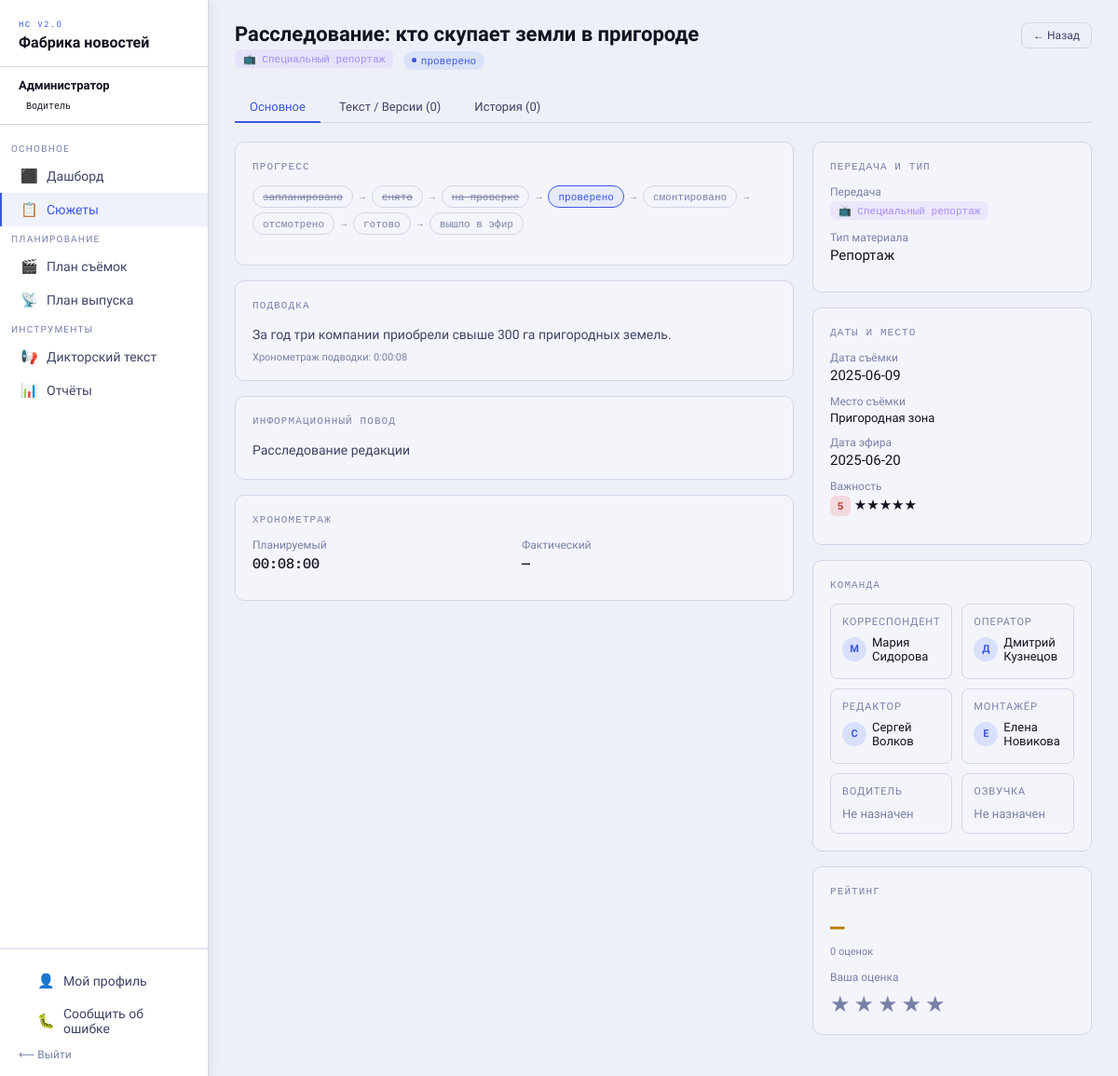
Screenshot of /stories/6 (signed in) with the database file from the repository.
### tables this page shows
CREATE TABLE IF NOT EXISTS users (
  id INT UNSIGNED NOT NULL AUTO_INCREMENT PRIMARY KEY,
  login VARCHAR(60) NOT NULL UNIQUE, password VARCHAR(255) NOT NULL,
  name VARCHAR(120) NOT NULL, role_id TINYINT UNSIGNED NOT NULL,
  is_active TINYINT(1) NOT NULL DEFAULT 1,
  must_change_password TINYINT(1) NOT NULL DEFAULT 0,
  phone VARCHAR(30), position_title VARCHAR(100),
  read_speed DECIMAL(4,2) NOT NULL DEFAULT 0.40,
  created_at DATETIME NOT NULL DEFAULT CURRENT_TIMESTAMP,
  CONSTRAINT fk_users_role FOREIGN KEY (role_id) REFERENCES roles(id)
);

CREATE TABLE IF NOT EXISTS roles (
  id TINYINT UNSIGNED NOT NULL AUTO_INCREMENT PRIMARY KEY,
  slug VARCHAR(30) NOT NULL UNIQUE, label VARCHAR(60) NOT NULL
);

CREATE TABLE IF NOT EXISTS stories (
  id INT UNSIGNED NOT NULL AUTO_INCREMENT PRIMARY KEY,
  title VARCHAR(255) NOT NULL, description TEXT,
  show_id INT UNSIGNED, material_type_id INT UNSIGNED,
  status ENUM('запланировано','снято','на проверке','проверено','смонтировано','отсмотрено','готово','вышло в эфир','отменено') NOT NULL DEFAULT 'запланировано',
  shoot_date DATE, shoot_location VARCHAR(255), info_reason TEXT, air_date DATE,
  importance TINYINT(1) NOT NULL DEFAULT 3,
  duration VARCHAR(10), estimated_duration VARCHAR(10),
  reporter_id INT UNSIGNED, operator_id INT UNSIGNED, editor_id INT UNSIGNED,
  montager_id INT UNSIGNED, driver_id INT UNSIGNED, voiceover_id INT UNSIGNED,
  created_by INT UNSIGNED,
  created_at DATETIME NOT NULL DEFAULT CURRENT_TIMESTAMP,
  updated_at DATETIME NOT NULL DEFAULT CURRENT_TIMESTAMP ON UPDATE CURRENT_TIMESTAMP,
  CONSTRAINT fk_st_show      FOREIGN KEY (show_id)         REFERENCES shows(id) ON DELETE SET NULL,
  CONSTRAINT fk_st_mattype   FOREIGN KEY (material_type_id) REFERENCES material_types(id) ON DELETE SET NULL,
  CONSTRAINT fk_st_reporter  FOREIGN KEY (reporter_id)  REFERENCES users(id) ON DELETE SET NULL,
  CONSTRAINT fk_st_operator  FOREIGN KEY (operator_id)  REFERENCES users(id) ON DELETE SET NULL,
  CONSTRAINT fk_st_editor    FOREIGN KEY (editor_id)    REFERENCES users(id) ON DELETE SET NULL,
  CONSTRAINT fk_st_montager  FOREIGN KEY (montager_id)  REFERENCES users(id) ON DELETE SET NULL,
  CONSTRAINT fk_st_driver    FOREIGN KEY (driver_id)    REFERENCES users(id) ON DELETE SET NULL,
  CONSTRAINT fk_st_voiceover FOREIGN KEY (voiceover_id) REFERENCES users(id) ON DELETE SET NULL,
  CONSTRAINT fk_st_created   FOREIGN KEY (created_by)   REFERENCES users(id) ON DELETE SET NULL,
  INDEX idx_st_status(status), INDEX idx_st_show(show_id),
  INDEX idx_st_shoot(shoot_date), INDEX idx_st_air(air_date)
);

CREATE TABLE IF NOT EXISTS shows (
  id INT UNSIGNED NOT NULL AUTO_INCREMENT PRIMARY KEY,
  name VARCHAR(120) NOT NULL, description TEXT,
  color VARCHAR(20) NOT NULL DEFAULT 'accent', air_time VARCHAR(10),
  created_by INT UNSIGNED, created_at DATETIME NOT NULL DEFAULT CURRENT_TIMESTAMP,
  CONSTRAINT fk_shows_user FOREIGN KEY (created_by) REFERENCES users(id) ON DELETE SET NULL
);

CREATE TABLE IF NOT EXISTS material_types (
  id INT UNSIGNED NOT NULL AUTO_INCREMENT PRIMARY KEY,
  name VARCHAR(80) NOT NULL, slug VARCHAR(40) NOT NULL UNIQUE
);

### views/stories/show.php (the view, shortened to what the rows shown need)
<?php
$SC=['запланировано'=>'s-planned','снято'=>'s-shot','на проверке'=>'s-review','проверено'=>'s-checked','смонтировано'=>'s-edited','отсмотрено'=>'s-viewed','готово'=>'s-ready','вышло в эфир'=>'s-aired','отменено'=>'s-cancelled'];
$COLS=['accent'=>'#6c8bff','purple'=>'#a78bfa','green'=>'#3ecf8e','amber'=>'#f7b731','red'=>'#f06b6b','teal'=>'#2dd4bf'];
$canAs=Auth::hasRole(['coordinator','editor','admin']);
$flow=array_values(array_filter(StoryModel::STATUSES,fn($s)=>$s!=='отменено'));
$curIdx=array_search($story['status'],array_values($flow));
$myR=0;foreach($story['ratings'] as $r){if($r['user_id']==$user['id']){$myR=(int)$r['rating'];break;}}
function chrF($t){$v=preg_match_all('/[аеёиоуыэюяaeiou]/iu',$t);$s=(int)round($v*0.4);return sprintf('%d:%02d:%02d',floor($s/3600),floor(($s%3600)/60),$s%60);}
function shB($s,$C){if(!$s['show_id'])return'<span class="text-dim">Не указана</span>';$c=$C[$s['show_color']??'accent']??'#a78bfa';return"<span class='show-badge' style='background:{$c}22;color:{$c}'>📺 ".Input::e($s['show_name']).'</span>';}
function tmR($story,$users,$key,$label,$canAs,$teamMembers=[]){
    $primaryId  = $story[$key.'_id'] ?? null;
    $primaryName= $story[$key.'_name'] ?? null;
    $allMembers = $teamMembers[$key] ?? [];
    $shown = [];
    if($primaryId){
        $shown[$primaryId] = ['id'=>$primaryId,'name'=>$primaryName??''];
    }
    $roleMap=['reporter'=>['reporter'],'operator'=>['operator'],'editor'=>['editor','coordinator'],
              'montager'=>['montager'],'driver'=>['driver'],'voiceover'=>['reporter','coordinator']];
    $selHtml='';
    $avatarsHtml='';
    if(empty($shown)){
        $avatarsHtml='<span style="font-size:13px;color:var(--text3)">Не назначен</span>';
    } else {
        foreach($shown as $m){
            $ini=mb_strtoupper(mb_substr($m['name'],0,1,'UTF-8'),'UTF-8');
            $avatarsHtml.='<div style="display:flex;align-items:center;gap:6px;margin-bottom:4px">'
                .'<div style="width:26px;height:26px;border-radius:50%;background:rgba(108,139,255,.2);'
                .'color:var(--accent);display:flex;align-items:center;justify-content:center;'
                .'font-size:11px;font-weight:700;flex-shrink:0">'.$ini.'</div>'
                .'<span style="font-size:13px;font-weight:500">'.Input::e($m['name']).'</span>'
                .'</div>';
        }
    }
    return '<div style="background:var(--bg3);border:1px solid var(--border);border-radius:8px;padding:12px">'
        .'<div style="font-size:11px;color:var(--text3);text-transform:uppercase;letter-spacing:.08em;margin-bottom:8px">'.$label.'</div>'
        .$avatarsHtml
        .$selHtml
        .'</div>';
}
?>
<div class="page-header">
  <div>
    <div class="page-title"><?=Input::e($story['title'])?></div>
    <div class="page-subtitle"><?=shB($story,$COLS)?> &nbsp; <span class="status-badge <?=$SC[$story['status']]??''?>"><?=Input::e($story['status'])?></span></div>
  </div>
  <div style="display:flex;gap:8px;flex-wrap:wrap">
    <a href="/stories" class="btn btn-ghost btn-sm">← Назад</a>
  </div>
</div>
<div class="page-body">
<div data-tabs>
<div class="tabs" id="detail-tabs">
  <button class="tab-btn active">Основное</button>
  <button class="tab-btn">Текст / Версии (<?=count($story['versions'])?>)</button>
  <button class="tab-btn">История (<?=count($story['logs'])?>)</button>
</div>
<div class="tab-pane active">
<div class="detail-grid">
<div>
  <div class="detail-card">
    <div class="detail-card-title">Прогресс</div>
    <div class="status-flow"><?php $i=0;foreach($flow as $st): ?><span class="status-step <?=$i<$curIdx?'done':($i==$curIdx?'current':'')  ?>"><?=Input::e($st)?></span><?php if($i<count($flow)-1): ?><span class="status-arrow">→</span><?php endif;$i++; endforeach; ?></div>
  </div>
  <div class="detail-card">
    <div class="detail-card-title">Подводка</div>
    <div style="font-size:14px;color:var(--text2);line-height:1.7"><?=$story['description']?nl2br(Input::e($story['description'])):'<i class="text-dim">Нет подводки</i>'?></div>
    <?php if($story['description']): ?><div style="font-size:11px;color:var(--text3);margin-top:6px">Хронометраж подводки: <?=chrF($story['description'])?></div><?php endif; ?>
  </div>
  <?php if($story['info_reason']): ?>
  <div class="detail-card">
    <div class="detail-card-title">Информационный повод</div>
    <div style="font-size:14px;color:var(--text2);line-height:1.7"><?=nl2br(Input::e($story['info_reason']))?></div>
  </div>
  <?php endif; ?>
  <div class="detail-card">
    <div class="detail-card-title">Хронометраж</div>
    <div style="display:grid;grid-template-columns:1fr 1fr;gap:16px">
      <div class="detail-field"><div class="detail-label">Планируемый</div><div class="detail-value mono"><?=Input::e($story['estimated_duration']??'—')?></div></div>
      <div class="detail-field"><div class="detail-label">Фактический</div><div class="detail-value mono"><?=Input::e($story['duration']??'—')?></div></div>
    </div>
  </div>
</div>
<div>
  <div class="detail-card">
    <div class="detail-card-title">Передача и тип</div>
    <div class="detail-field"><div class="detail-label">Передача</div><?=shB($story,$COLS)?></div>
    <div class="detail-field"><div class="detail-label">Тип материала</div><div class="detail-value"><?=Input::e($story['material_type_name']??'—')?></div></div>
  </div>
  <div class="detail-card">
    <div class="detail-card-title">Даты и место</div>
    <div class="detail-field"><div class="detail-label">Дата съёмки</div><div class="detail-value"><?=Input::e($story['shoot_date']??'—')?></div></div>
    <?php if($story['shoot_location']): ?><div class="detail-field"><div class="detail-label">Место съёмки</div><div class="detail-value" style="font-size:13px"><?=Input::e($story['shoot_location'])?></div></div><?php endif; ?>
    <div class="detail-field"><div class="detail-label">Дата эфира</div><div class="detail-value"><?=Input::e($story['air_date']??'—')?></div></div>
    <div class="detail-field"><div class="detail-label">Важность</div><div class="detail-value"><span class="bi bi<?=(int)$story['importance']?>"><?=(int)$story['importance']?></span> <?=str_repeat('★',(int)$story['importance'])?></div></div>
  </div>
  <div class="detail-card">
    <div class="detail-card-title">Команда</div>
    <div style="display:grid;grid-template-columns:1fr 1fr;gap:10px;align-items:start">
      <?=tmR($story,$users,'reporter','Корреспондент',$canAs,$teamMembers??[])?>
      <?=tmR($story,$users,'operator','Оператор',$canAs,$teamMembers??[])?>
      <?=tmR($story,$users,'editor','Редактор',$canAs,$teamMembers??[])?>
      <?=tmR($story,$users,'montager','Монтажёр',$canAs,$teamMembers??[])?>
      <?=tmR($story,$users,'driver','Водитель',$canAs,$teamMembers??[])?>
      <?=tmR($story,$users,'voiceover','Озвучка',$canAs,$teamMembers??[])?>
    </div>
  </div>
  <div class="detail-card">
    <div class="detail-card-title">Рейтинг</div>
    <div style="font-size:26px;font-family:var(--mono);font-weight:600;color:var(--amber)"><span id="avg-rating-<?=$story['id']?>"><?=$story['avg_rating']?number_format((float)$story['avg_rating'],1):'—'?></span></div>
    <div style="font-size:11px;color:var(--text3);margin-top:4px"><?=(int)$story['rating_count']?> оценок</div>
    <div style="margin-top:14px"><div class="detail-label" style="margin-bottom:8px">Ваша оценка</div>
    <div class="stars-input" data-story-stars data-story-id="<?=$story['id']?>" data-current="<?=$myR?>">
      <?php for($i=1;$i<=5;$i++): ?><span class="star-icon <?=$i<=$myR?'filled':'empty'?>">★</span><?php endfor; ?>
    </div></div>
  </div>
</div>
</div>
</div>
</div>
</div>

### src/Core/Router.php (shortened to what the rows shown need)
<?php
class Router
{
    private array $routes = [];
    public function get(string $path, array $handler): void
    {
        $this->routes[] = ['GET', $path, $handler];
    }
    public function post(string $path, array $handler): void
    {
        $this->routes[] = ['POST', $path, $handler];
    }
    public function dispatch(string $method, string $uri): void
    {
        $uri = parse_url($uri, PHP_URL_PATH);
        $uri = '/' . trim($uri, '/');
        foreach ($this->routes as [$routeMethod, $pattern, $handler]) {
            if ($routeMethod !== $method) continue;
            $regex = preg_replace('/\{([a-z_]+)\}/', '(?P<$1>[^/]+)', $pattern);
            $regex = '#^' . $regex . '$#';
            if (preg_match($regex, $uri, $matches)) {
                $params = array_filter($matches, 'is_string', ARRAY_FILTER_USE_KEY);
                [$class, $action] = $handler;
                $controller = new $class();
                $controller->$action($params);
                return;
            }
        }
    }
}

### views/shared/layout.php (shortened to what the rows shown need)
<?php
$appCfg=require ROOT.'/config/app.php';
$cu=Auth::user();$cr=$cu['role']??'';
$allRoles=Auth::roles();
$isAdmin=in_array('admin',$allRoles,true)||$cr==='admin'||($_SESSION['user_role']??'')==='admin';
$RL=['admin'=>'Администратор','coordinator'=>'Координатор','reporter'=>'Корреспондент',
     'editor'=>'Редактор','operator'=>'Оператор','montager'=>'Монтажёр',
     'release'=>'Выпускающий редактор','driver'=>'Водитель'];
?><!DOCTYPE html>
<html lang="ru" id="html-root">
<head>
<link rel="stylesheet" href="/css/app.css">
</head>
<body>
<div class="app-wrap">
<aside class="sidebar">
  <div class="sidebar-logo">
    <div class="logo-tag">НС v2.0</div>
    <div class="logo-name"><?=Input::e($appCfg['name'])?></div>
  </div>
  <div class="sidebar-user">
    <div class="user-name"><?=Input::e($cu['name'])?></div>
    <span class="role-badge role-<?=Input::e($cr)?>"><?=Input::e($RL[$cr]??$cr)?></span>
  </div>
  <nav class="sidebar-nav">
    <div class="nav-section">Основное</div>
    <a class="nav-item <?=$_SERVER['REQUEST_URI']==='/'?'active':''?>" href="/"><span class="nav-icon">⬛</span> Дашборд</a>
    <?php if($isAdmin): ?>
      <div class="nav-section">Администрирование</div>
      <a class="nav-item <?=str_starts_with($_SERVER['REQUEST_URI'],'/admin/users')?'active':''?>" href="/admin/users"><span class="nav-icon">👥</span> Сотрудники</a>
      <a class="nav-item <?=str_starts_with($_SERVER['REQUEST_URI'],'/admin/shows')?'active':''?>" href="/admin/shows"><span class="nav-icon">📺</span> Передачи</a>
      <a class="nav-item <?=str_starts_with($_SERVER['REQUEST_URI'],'/admin/material-types')?'active':''?>" href="/admin/material-types"><span class="nav-icon">🗂</span> Типы материалов</a>
      <div class="nav-section">Просмотр</div>
      <a class="nav-item <?=str_starts_with($_SERVER['REQUEST_URI'],'/stories')?'active':''?>" href="/stories"><span class="nav-icon">📋</span> Сюжеты</a>
      <a class="nav-item <?=str_starts_with($_SERVER['REQUEST_URI'],'/reports')?'active':''?>" href="/reports"><span class="nav-icon">📊</span> Отчёты</a>
    <?php else: ?>
      <a class="nav-item <?=str_starts_with($_SERVER['REQUEST_URI'],'/stories')?'active':''?>" href="/stories"><span class="nav-icon">📋</span> Сюжеты</a>
      <div class="nav-section">Планирование</div>
      <a class="nav-item <?=str_starts_with($_SERVER['REQUEST_URI'],'/shoot-plan')?'active':''?>" href="/shoot-plan"><span class="nav-icon">🎬</span> План съёмок</a>
      <a class="nav-item <?=str_starts_with($_SERVER['REQUEST_URI'],'/air-plan')?'active':''?>" href="/air-plan"><span class="nav-icon">📡</span> План выпуска</a>
      <div class="nav-section">Инструменты</div>
      <a class="nav-item <?=str_starts_with($_SERVER['REQUEST_URI'],'/anchor-text')?'active':''?>" href="/anchor-text"><span class="nav-icon">📢</span> Дикторский текст</a>
      <a class="nav-item <?=str_starts_with($_SERVER['REQUEST_URI'],'/reports')?'active':''?>" href="/reports"><span class="nav-icon">📊</span> Отчёты</a>
    <?php endif; ?>
  </nav>
  <div class="sidebar-bottom">
    <a class="nav-item <?=str_starts_with($_SERVER['REQUEST_URI'],'/profile')?'active':''?>" href="/profile" style="border-left:none"><span class="nav-icon">👤</span> Мой профиль</a>
    <button class="nav-item" style="background:none;border:none;cursor:pointer;text-align:left;color:var(--text2);width:100%;border-left:none;padding:9px 20px;font-family:var(--font);font-size:14px;display:flex;align-items:center;gap:10px"
            onclick="document.getElementById('feedback-modal').classList.add('active')">
      <span class="nav-icon">🐛</span> Сообщить об ошибке
    </button>
    <form method="POST" action="/logout" style="margin:4px 0 0"><?=Input::csrfField()?>
      <button type="submit" class="logout-btn">⟵ Выйти</button>
    </form>
  </div>
</aside>
<main class="main-content">
  <?php require ROOT.'/views/'.$template.'.php'; ?>
</main>
</div>
</body>
</html>

### rows the page displays
users: name "Администратор", role.label "Водитель"
stories: title "Расследование: кто скупает земли в пригороде", show.name "Специальный репортаж Специальный репортаж", status "проверено", description "За год три компании приобрели свыше 300 га пригородных земель.", description "0:00:08", info_reason "Расследование редакции", estimated_duration "00:08:00", duration "—", material_type.name "Репортаж", shoot_date "2025-06-09", shoot_location "Пригородная зона", air_date "2025-06-20", importance "5", importance "★★★★★", reporter.name "М", reporter.name "Мария Сидорова", operator.name "Д", operator.name "Дмитрий Кузнецов", editor.name "С", editor.name "Сергей Волков", montager.name "Е", montager.name "Елена Новикова"

### other values shown
count($story['versions']) "0"
count($story['logs']) "0"
Input::e($st) "запланировано"
Input::e($st) "снято"
Input::e($st) "на проверке"
Input::e($st) "проверено"
Input::e($st) "смонтировано"
Input::e($st) "отсмотрено"
Input::e($st) "готово"
Input::e($st) "вышло в эфир"
$label "КОРРЕСПОНДЕНТ ОПЕРАТОР РЕДАКТОР МОНТАЖЁР ВОДИТЕЛЬ ОЗВУЧКА"
$story['rating_count'] "0"
